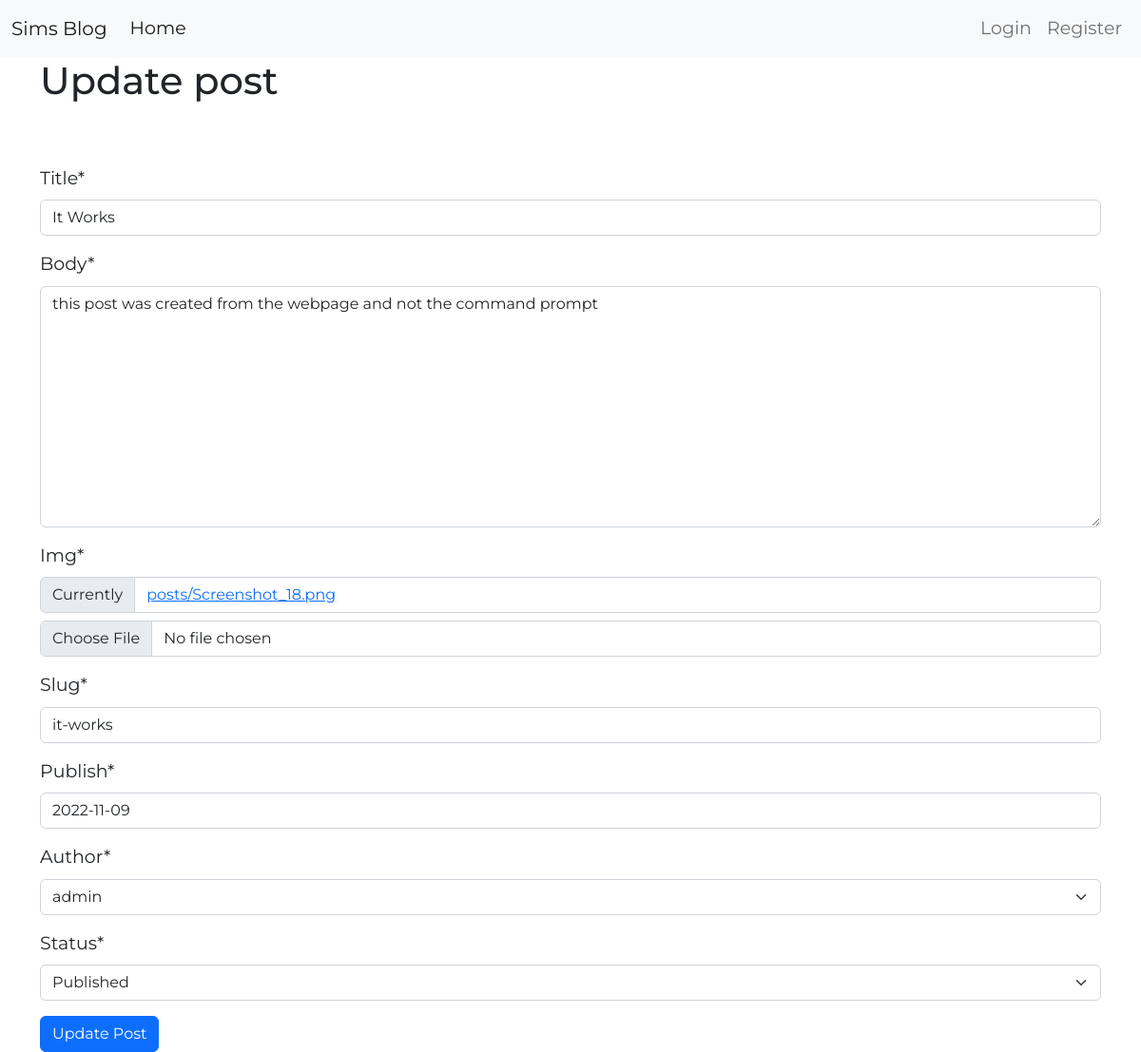
The app's page /update_post/5/ with its own data.
### core/models.py (models this page shows, shortened)
class Post(models.Model):
    STATUS_CHOICES =(
        ('draft', 'Draft'),
        ('published', 'Published'),
    )
    title = models.CharField(max_length=240, unique=True)
    body = models.TextField()
    img = models.FileField(upload_to='posts/')
    slug = models.SlugField(max_length=240, unique_for_date="publish")
    publish = models.DateField(default=timezone.now)
    author = models.ForeignKey(User, on_delete=models.CASCADE)
    status = models.CharField(max_length=10, choices=STATUS_CHOICES, default='draft')

### core/views.py (the view)
# urls.py: path('update_post/<int:pk>/', EditPostView.as_view(), name='update_post'),
class EditPostView(UpdateView):
    model = Post
    template_name = "registration/editpost.html"
    fields = '__all__'
    success_url = reverse_lazy("blog:profile")

### core/templates/registration/editpost.html (shortened to what this page needs)
{% extends 'base.html' %}
{% load crispy_forms_tags %}
{% block content %}
<div class="container">
    <h1>Update post</h1> <br> <br>
<form method="post" action="." enctype="multipart/form-data">
    {{ form|crispy }}
    <button type="submit" class="btn btn-primary">Update Post</button>
</form>
</div>
{% endblock content %}

### static/css/style.css (style rules this page uses)
body { font-family: 'Montserrat';font-size: 22px; }

### records on screen
Post: title "It Works", body "this post was created from the webpage and not the command prompt", slug "it-works", publish "2022-11-09", author "admin", status "Published"
